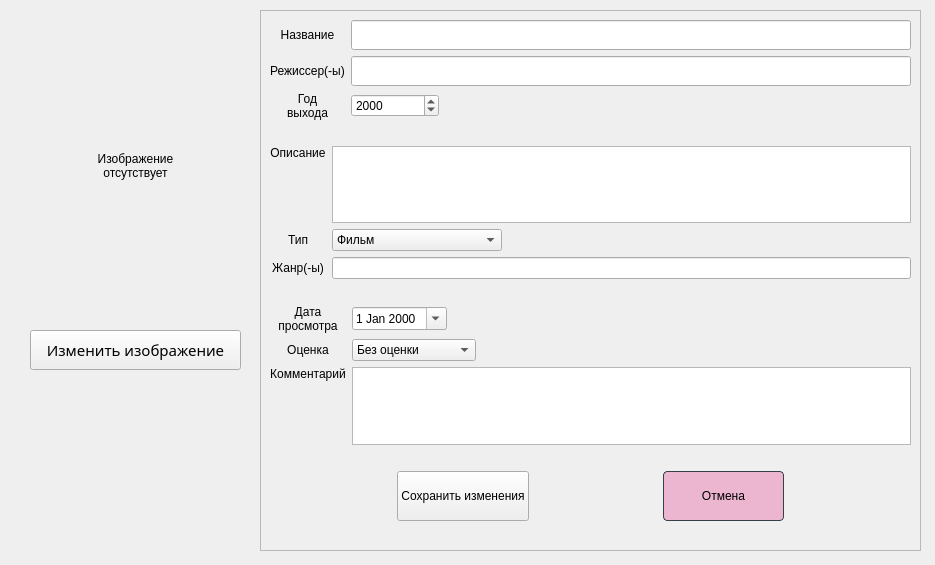
<?xml version="1.0" encoding="UTF-8"?>
<ui version="4.0">
 <class>EditRecord</class>
 <widget class="QWidget" name="EditRecord">
  <property name="geometry">
   <rect>
    <x>0</x>
    <y>0</y>
    <width>935</width>
    <height>565</height>
   </rect>
  </property>
  <property name="sizePolicy">
   <sizepolicy hsizetype="Fixed" vsizetype="Fixed">
    <horstretch>0</horstretch>
    <verstretch>0</verstretch>
   </sizepolicy>
  </property>
  <property name="windowTitle">
   <string>Редактирование</string>
  </property>
  <property name="windowIcon">
   <iconset resource="resources/resources.qrc">
    <normaloff>:/images/ico.png</normaloff>:/images/ico.png</iconset>
  </property>
  <widget class="QScrollArea" name="scrollArea">
   <property name="geometry">
    <rect>
     <x>260</x>
     <y>10</y>
     <width>661</width>
     <height>541</height>
    </rect>
   </property>
   <property name="widgetResizable">
    <bool>true</bool>
   </property>
   <widget class="QWidget" name="scrollAreaWidgetContents">
    <property name="geometry">
     <rect>
      <x>0</x>
      <y>0</y>
      <width>659</width>
      <height>539</height>
     </rect>
    </property>
    <layout class="QVBoxLayout" name="verticalLayout">
     <item>
      <layout class="QVBoxLayout" name="verticalLayout_3">
       <item>
        <layout class="QGridLayout" name="gridLayout_2">
         <item row="2" column="0">
          <widget class="QLabel" name="label_3">
           <property name="text">
            <string>Год 
выхода</string>
           </property>
           <property name="alignment">
            <set>Qt::AlignCenter</set>
           </property>
          </widget>
         </item>
         <item row="0" column="0">
          <widget class="QLabel" name="label">
           <property name="text">
            <string>Название</string>
           </property>
           <property name="alignment">
            <set>Qt::AlignCenter</set>
           </property>
          </widget>
         </item>
         <item row="2" column="1">
          <layout class="QHBoxLayout" name="horizontalLayout">
           <item>
            <widget class="QDateEdit" name="releaseDateEdit">
             <property name="minimumDate">
              <date>
               <year>1900</year>
               <month>1</month>
               <day>1</day>
              </date>
             </property>
             <property name="currentSection">
              <enum>QDateTimeEdit::YearSection</enum>
             </property>
             <property name="displayFormat">
              <string>yyyy</string>
             </property>
             <property name="calendarPopup">
              <bool>false</bool>
             </property>
            </widget>
           </item>
           <item>
            <widget class="QLabel" name="label_14">
             <property name="text">
              <string/>
             </property>
            </widget>
           </item>
           <item>
            <widget class="QLabel" name="label_13">
             <property name="text">
              <string/>
             </property>
            </widget>
           </item>
           <item>
            <widget class="QLabel" name="label_12">
             <property name="text">
              <string/>
             </property>
            </widget>
           </item>
           <item>
            <widget class="QLabel" name="label_11">
             <property name="text">
              <string/>
             </property>
            </widget>
           </item>
           <item>
            <widget class="QLabel" name="label_10">
             <property name="text">
              <string/>
             </property>
            </widget>
           </item>
          </layout>
         </item>
         <item row="0" column="1">
          <widget class="QLineEdit" name="nameLineEdit">
           <property name="font">
            <font>
             <family>Calibri Light</family>
             <pointsize>11</pointsize>
            </font>
           </property>
          </widget>
         </item>
         <item row="1" column="0">
          <widget class="QLabel" name="label_2">
           <property name="text">
            <string>Режиссер(-ы)</string>
           </property>
           <property name="alignment">
            <set>Qt::AlignCenter</set>
           </property>
          </widget>
         </item>
         <item row="1" column="1">
          <widget class="QLineEdit" name="authorLineEdit">
           <property name="font">
            <font>
             <family>Calibri Light</family>
             <pointsize>11</pointsize>
            </font>
           </property>
          </widget>
         </item>
        </layout>
       </item>
       <item>
        <widget class="QLabel" name="label_20">
         <property name="text">
          <string/>
         </property>
         <property name="alignment">
          <set>Qt::AlignCenter</set>
         </property>
        </widget>
       </item>
       <item>
        <layout class="QGridLayout" name="gridLayout_3">
         <item row="1" column="0">
          <widget class="QLabel" name="label_8">
           <property name="text">
            <string>Тип</string>
           </property>
           <property name="alignment">
            <set>Qt::AlignCenter</set>
           </property>
          </widget>
         </item>
         <item row="2" column="0">
          <widget class="QLabel" name="label_5">
           <property name="text">
            <string>Жанр(-ы)</string>
           </property>
           <property name="alignment">
            <set>Qt::AlignCenter</set>
           </property>
          </widget>
         </item>
         <item row="0" column="0">
          <widget class="QLabel" name="label_4">
           <property name="text">
            <string>Описание</string>
           </property>
           <property name="alignment">
            <set>Qt::AlignHCenter|Qt::AlignTop</set>
           </property>
          </widget>
         </item>
         <item row="0" column="1">
          <widget class="QTextEdit" name="descriptionTextEdit">
           <property name="font">
            <font>
             <family>Calibri Light</family>
             <pointsize>11</pointsize>
            </font>
           </property>
           <property name="lineWidth">
            <number>1</number>
           </property>
          </widget>
         </item>
         <item row="2" column="1">
          <widget class="QLineEdit" name="genresLineEdit"/>
         </item>
         <item row="1" column="1">
          <layout class="QHBoxLayout" name="horizontalLayout_5">
           <item>
            <widget class="QComboBox" name="typeComboBox">
             <property name="currentText">
              <string>Фильм</string>
             </property>
             <item>
              <property name="text">
               <string>Фильм</string>
              </property>
             </item>
             <item>
              <property name="text">
               <string>Сериал</string>
              </property>
             </item>
             <item>
              <property name="text">
               <string>Мультфильм</string>
              </property>
             </item>
             <item>
              <property name="text">
               <string>Мультсериал</string>
              </property>
             </item>
             <item>
              <property name="text">
               <string>Полнометражное аниме</string>
              </property>
             </item>
             <item>
              <property name="text">
               <string>Аниме</string>
              </property>
             </item>
            </widget>
           </item>
           <item>
            <widget class="QLabel" name="label_33">
             <property name="text">
              <string/>
             </property>
            </widget>
           </item>
           <item>
            <widget class="QLabel" name="label_34">
             <property name="text">
              <string/>
             </property>
            </widget>
           </item>
           <item>
            <widget class="QLabel" name="label_35">
             <property name="text">
              <string/>
             </property>
            </widget>
           </item>
          </layout>
         </item>
        </layout>
       </item>
       <item>
        <widget class="QLabel" name="label_24">
         <property name="text">
          <string/>
         </property>
         <property name="alignment">
          <set>Qt::AlignCenter</set>
         </property>
        </widget>
       </item>
       <item>
        <layout class="QGridLayout" name="gridLayout_4">
         <item row="2" column="0">
          <widget class="QLabel" name="label_7">
           <property name="text">
            <string>Комментарий</string>
           </property>
           <property name="alignment">
            <set>Qt::AlignHCenter|Qt::AlignTop</set>
           </property>
          </widget>
         </item>
         <item row="0" column="0">
          <widget class="QLabel" name="label_6">
           <property name="text">
            <string>Дата 
просмотра</string>
           </property>
           <property name="alignment">
            <set>Qt::AlignCenter</set>
           </property>
          </widget>
         </item>
         <item row="0" column="1">
          <layout class="QHBoxLayout" name="horizontalLayout_2">
           <item>
            <widget class="QDateEdit" name="viewDateEdit">
             <property name="calendarPopup">
              <bool>true</bool>
             </property>
            </widget>
           </item>
           <item>
            <widget class="QLabel" name="label_15">
             <property name="text">
              <string/>
             </property>
            </widget>
           </item>
           <item>
            <widget class="QLabel" name="label_16">
             <property name="text">
              <string/>
             </property>
            </widget>
           </item>
           <item>
            <widget class="QLabel" name="label_17">
             <property name="text">
              <string/>
             </property>
            </widget>
           </item>
           <item>
            <widget class="QLabel" name="label_18">
             <property name="text">
              <string/>
             </property>
            </widget>
           </item>
           <item>
            <widget class="QLabel" name="label_19">
             <property name="text">
              <string/>
             </property>
            </widget>
           </item>
          </layout>
         </item>
         <item row="2" column="1">
          <widget class="QTextEdit" name="commentTextEdit">
           <property name="font">
            <font>
             <family>Calibri Light</family>
             <pointsize>11</pointsize>
            </font>
           </property>
          </widget>
         </item>
         <item row="1" column="0">
          <widget class="QLabel" name="label_9">
           <property name="text">
            <string>Оценка</string>
           </property>
           <property name="alignment">
            <set>Qt::AlignCenter</set>
           </property>
          </widget>
         </item>
         <item row="1" column="1">
          <layout class="QHBoxLayout" name="horizontalLayout_4">
           <item>
            <widget class="QComboBox" name="scoreComboBox">
             <property name="currentText">
              <string>Без оценки</string>
             </property>
             <item>
              <property name="text">
               <string>Без оценки</string>
              </property>
             </item>
             <item>
              <property name="text">
               <string>(1) Хуже некуда</string>
              </property>
             </item>
             <item>
              <property name="text">
               <string>(2) Ужасно</string>
              </property>
             </item>
             <item>
              <property name="text">
               <string>(3) Очень плохо</string>
              </property>
             </item>
             <item>
              <property name="text">
               <string>(4) Плохо</string>
              </property>
             </item>
             <item>
              <property name="text">
               <string>(5) Более-менее</string>
              </property>
             </item>
             <item>
              <property name="text">
               <string>(6) Нормально</string>
              </property>
             </item>
             <item>
              <property name="text">
               <string>(7) Хорошо</string>
              </property>
             </item>
             <item>
              <property name="text">
               <string>(8) Отлично</string>
              </property>
             </item>
             <item>
              <property name="text">
               <string>(9) Великолепно</string>
              </property>
             </item>
             <item>
              <property name="text">
               <string>(10) Эпик вин!</string>
              </property>
             </item>
            </widget>
           </item>
           <item>
            <widget class="QLabel" name="label_28">
             <property name="text">
              <string/>
             </property>
            </widget>
           </item>
           <item>
            <widget class="QLabel" name="label_29">
             <property name="text">
              <string/>
             </property>
            </widget>
           </item>
           <item>
            <widget class="QLabel" name="label_30">
             <property name="text">
              <string/>
             </property>
            </widget>
           </item>
           <item>
            <widget class="QLabel" name="label_31">
             <property name="text">
              <string/>
             </property>
            </widget>
           </item>
          </layout>
         </item>
        </layout>
       </item>
       <item>
        <widget class="QLabel" name="label_25">
         <property name="text">
          <string/>
         </property>
         <property name="alignment">
          <set>Qt::AlignCenter</set>
         </property>
        </widget>
       </item>
       <item>
        <layout class="QHBoxLayout" name="horizontalLayout_3">
         <item>
          <widget class="QLabel" name="label_22">
           <property name="text">
            <string/>
           </property>
          </widget>
         </item>
         <item>
          <widget class="QPushButton" name="SaveButton">
           <property name="styleSheet">
            <string notr="true">QPushButton {
  background-color: #CFF3C9;
  border: 1px solid #32414B;
  color: #000000;
  border-radius: 4px;
  padding: 3px;
  outline: none;
  /* Issue #194 - Special case of QPushButton inside dialogs, for better UI */
  min-width: 80px;
}

QPushButton:disabled {
  background-color: #32414B;
  border: 1px solid #32414B;
  color: #787878;
  border-radius: 4px;
  padding: 3px;
}

QPushButton:checked {
  background-color: #32414B;
  border: 1px solid #32414B;
  border-radius: 4px;
  padding: 3px;
  outline: none;
}

QPushButton:checked:disabled {
  background-color: #19232D;
  border: 1px solid #32414B;
  color: #787878;
  border-radius: 4px;
  padding: 3px;
  outline: none;
}

QPushButton:checked:selected {
  background: #1464A0;
  color: #32414B;
}

QPushButton::menu-indicator {
  subcontrol-origin: padding;
  subcontrol-position: bottom right;
  bottom: 4px;
}

QPushButton:pressed {
  background-color: #19232D;
  border: 1px solid #19232D;
}

QPushButton:pressed:hover {
  border: 1px solid #148CD2;
}

QPushButton:hover {
  border: 1px solid #148CD2;
  color: #F0F0F0;
}

QPushButton:selected {
  background: #1464A0;
  color: #32414B;
}

QPushButton:hover {
  border: 3px solid #148CD2;
  color: #00116B;
}

QPushButton:focus {
  border: 1px solid #1464A0;
}
QQ</string>
           </property>
           <property name="text">
            <string>
Сохранить изменения
</string>
           </property>
          </widget>
         </item>
         <item>
          <widget class="QLabel" name="label_21">
           <property name="text">
            <string/>
           </property>
          </widget>
         </item>
         <item>
          <widget class="QPushButton" name="CancelButton">
           <property name="sizePolicy">
            <sizepolicy hsizetype="Minimum" vsizetype="Fixed">
             <horstretch>0</horstretch>
             <verstretch>0</verstretch>
            </sizepolicy>
           </property>
           <property name="styleSheet">
            <string notr="true">QPushButton {
  background-color: #ECB6D1;
  border: 1px solid #32414B;
  color: #000000;
  border-radius: 4px;
  padding: 3px;
  outline: none;
  /* Issue #194 - Special case of QPushButton inside dialogs, for better UI */
  min-width: 80px;
}

QPushButton:disabled {
  background-color: #32414B;
  border: 1px solid #32414B;
  color: #787878;
  border-radius: 4px;
  padding: 3px;
}

QPushButton:checked {
  background-color: #32414B;
  border: 1px solid #32414B;
  border-radius: 4px;
  padding: 3px;
  outline: none;
}

QPushButton:checked:disabled {
  background-color: #19232D;
  border: 1px solid #32414B;
  color: #787878;
  border-radius: 4px;
  padding: 3px;
  outline: none;
}

QPushButton:checked:selected {
  background: #1464A0;
  color: #32414B;
}

QPushButton::menu-indicator {
  subcontrol-origin: padding;
  subcontrol-position: bottom right;
  bottom: 4px;
}

QPushButton:pressed {
  background-color: #19232D;
  border: 1px solid #19232D;
}

QPushButton:pressed:hover {
  border: 1px solid #148CD2;
}

QPushButton:hover {
  border: 1px solid #148CD2;
  color: #F0F0F0;
}

QPushButton:selected {
  background: #1464A0;
  color: #32414B;
}

QPushButton:hover {
  border: 3px solid #148CD2;
  color: #00116B;
}

QPushButton:focus {
  border: 1px solid #1464A0;
}
</string>
           </property>
           <property name="text">
            <string>
Отмена
</string>
           </property>
          </widget>
         </item>
         <item>
          <widget class="QLabel" name="label_23">
           <property name="text">
            <string/>
           </property>
          </widget>
         </item>
        </layout>
       </item>
       <item>
        <widget class="QLabel" name="label_26">
         <property name="text">
          <string/>
         </property>
         <property name="alignment">
          <set>Qt::AlignCenter</set>
         </property>
        </widget>
       </item>
      </layout>
     </item>
    </layout>
   </widget>
  </widget>
  <widget class="QLabel" name="picture">
   <property name="geometry">
    <rect>
     <x>30</x>
     <y>20</y>
     <width>211</width>
     <height>291</height>
    </rect>
   </property>
   <property name="text">
    <string>Изображение
отсутствует</string>
   </property>
   <property name="alignment">
    <set>Qt::AlignCenter</set>
   </property>
  </widget>
  <widget class="QPushButton" name="uploadPicture">
   <property name="geometry">
    <rect>
     <x>30</x>
     <y>330</y>
     <width>211</width>
     <height>40</height>
    </rect>
   </property>
   <property name="font">
    <font>
     <family>Calibri Light</family>
     <pointsize>11</pointsize>
    </font>
   </property>
   <property name="text">
    <string>Изменить изображение</string>
   </property>
  </widget>
 </widget>
 <resources>
  <include location="resources/resources.qrc"/>
 </resources>
 <connections/>
</ui>
